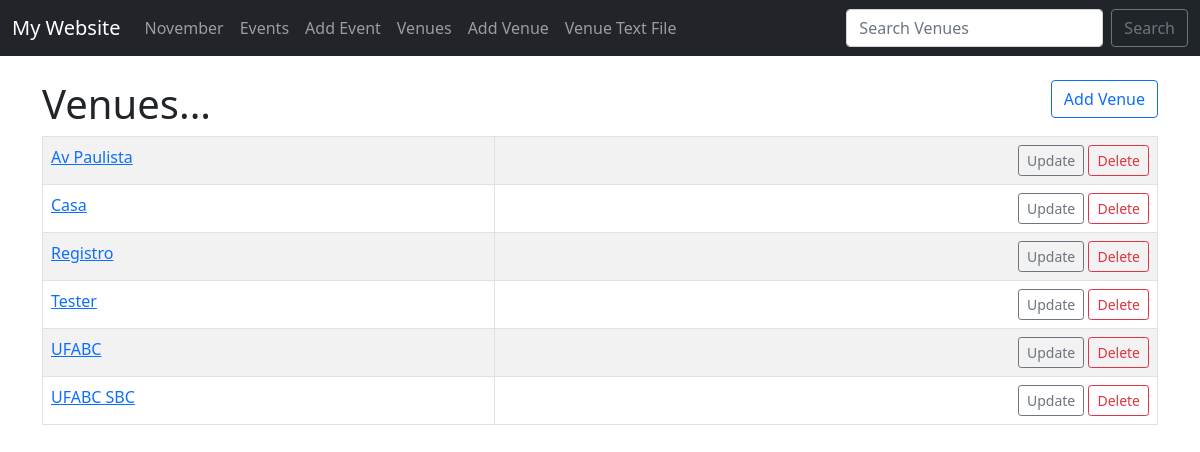
Page /list_venues on the earlier database version.
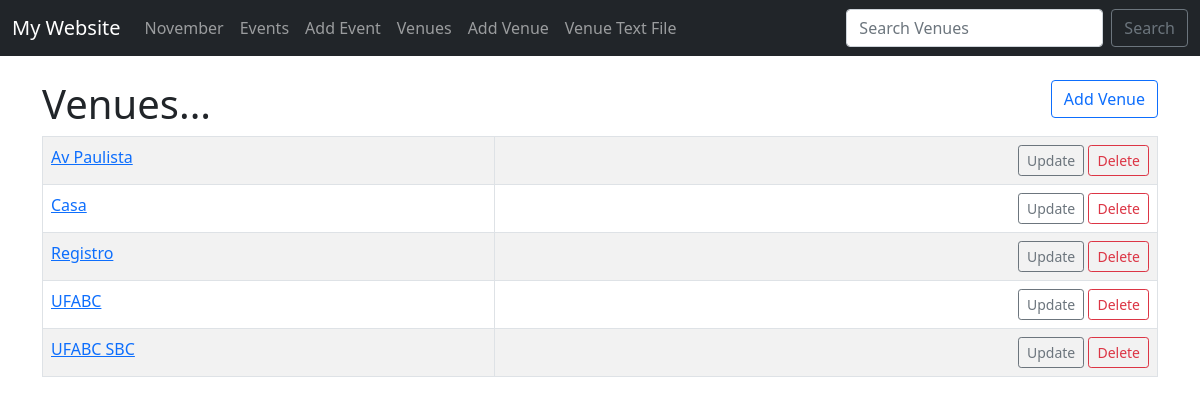
Same page on the later database version.
### events/models.py (models this page shows)
class Venue(models.Model):
	name = models.CharField('Venue Name', max_length=120)
	address = models.CharField(max_length=300)
	zip_code = models.CharField('Zip Code', max_length=12)
	phone = models.CharField('Contact Phone', max_length=25, blank=True)
	website = models.URLField('Website Address', blank=True)
	email_address = models.EmailField('Email Address', blank=True)
	def __str__(self):
		return self.name

### events/views.py (the view)
# urls.py: path('list_venues', views.list_venues, name="list-venues"),
def list_venues(request):
	venue_list = Venue.objects.all().order_by('name')
	return render(request, 'events/venue.html', {'venue_list': venue_list})

### events/templates/events/venue.html
{% extends 'events/base.html' %}
{% block content %}
<h1>
	Venues...
	<a href="{% url 'add-venue' %}" type="button" class="btn btn-outline-primary" style="float: right;">
		Add Venue
	</a>
</h1>
<table class="table table-bordered table-striped table-hover">
	{% for venue in venue_list %}
	<tr >
		<td>
			<a href="{% url 'show-venue' venue.id %}">{{ venue }}</a>
		</td>
		<td align="right" >
			<a href="{% url 'update-venue' venue.id %}" class="btn btn-outline-secondary btn-sm">Update</a>
			<a href="{% url 'delete-venue' venue.id %}" class="btn btn-outline-danger btn-sm">Delete</a>
		</td>
	</tr>
	{% endfor %}
</table>
{% endblock %}

Differences in the rows shown:
removed Venue: name "Tester"
